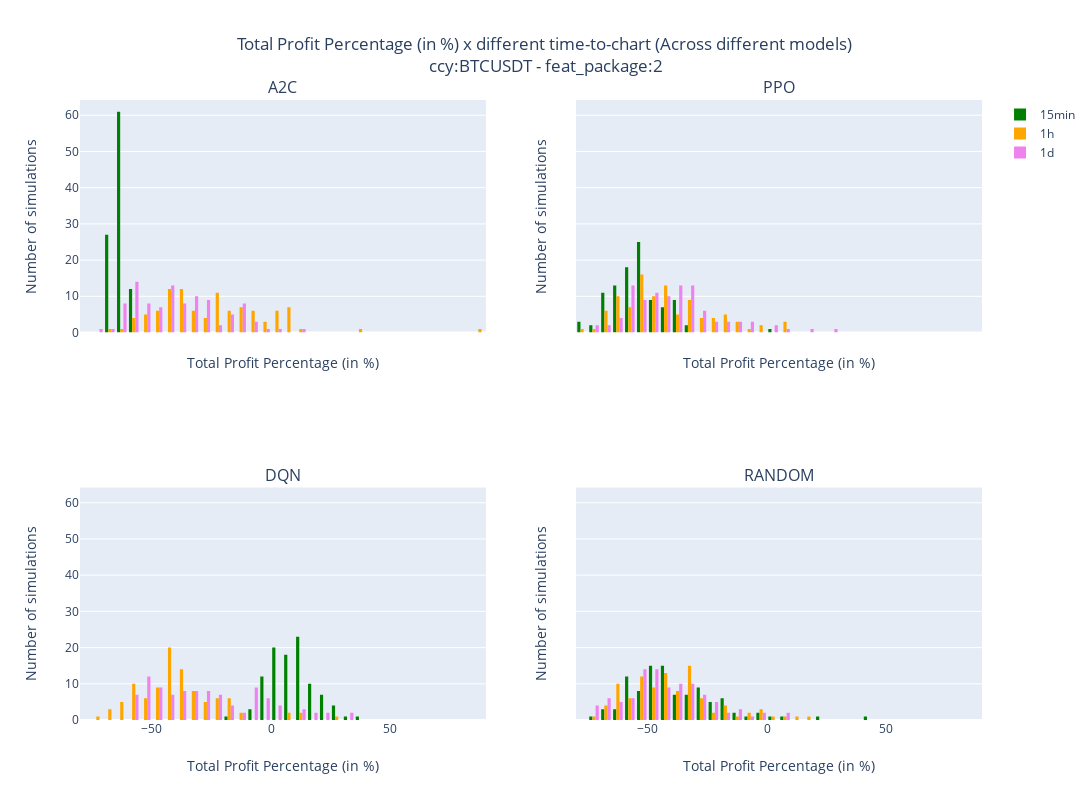

Write notebook code for a chart like this one.
### Code cell
fig_output = get_histogramplot_total_profit_diff_time_to_chart(df_sim_results, list_feat[0])
